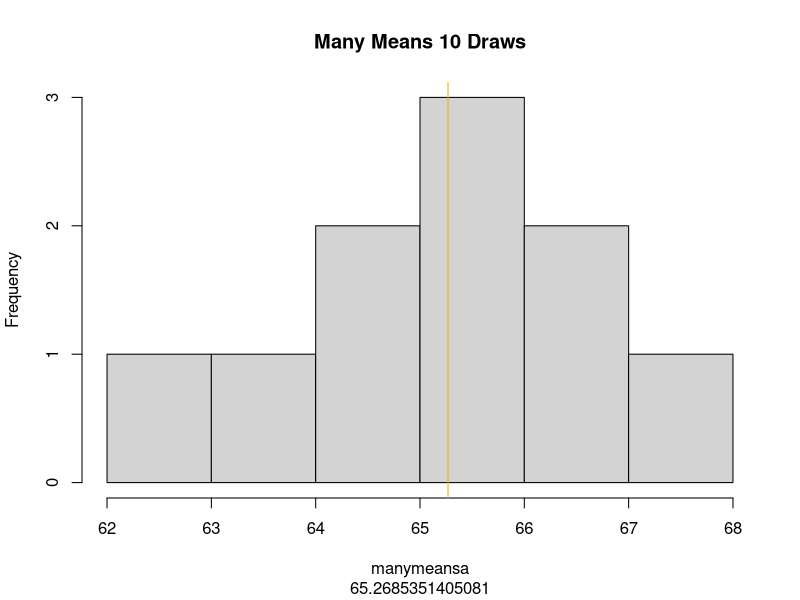
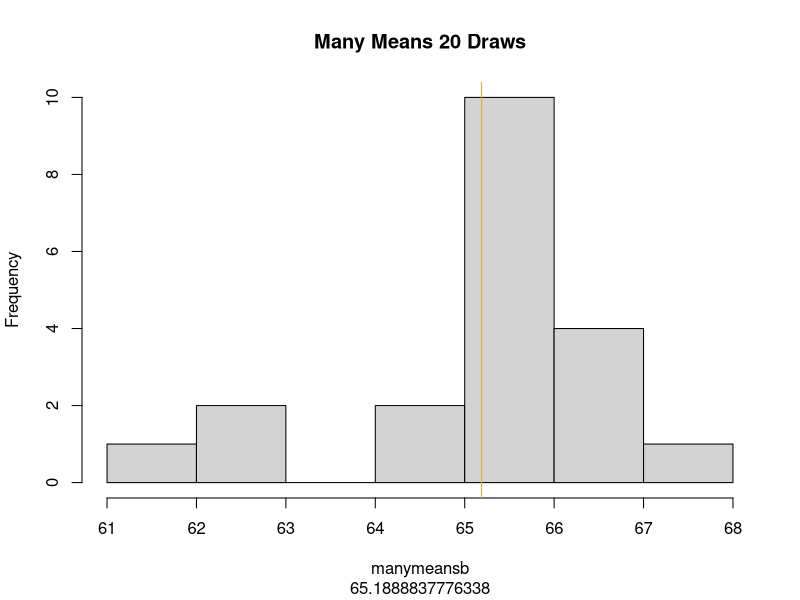
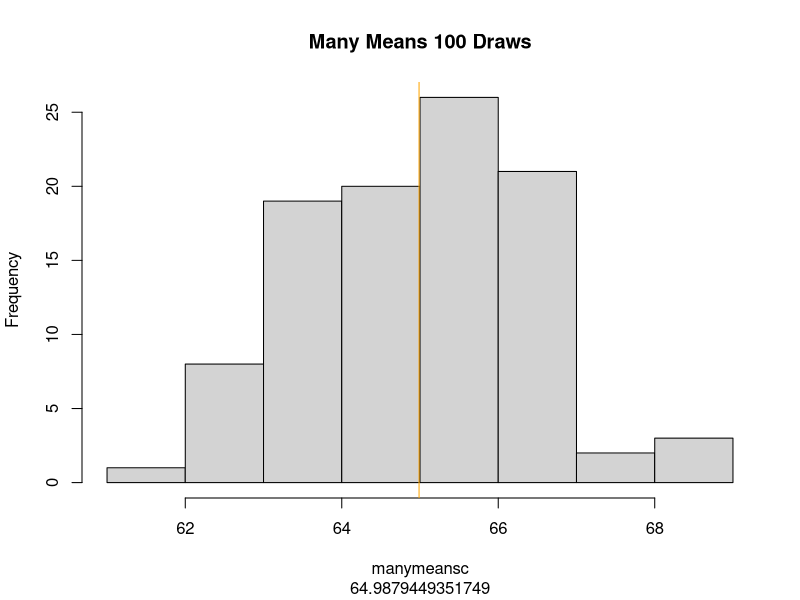
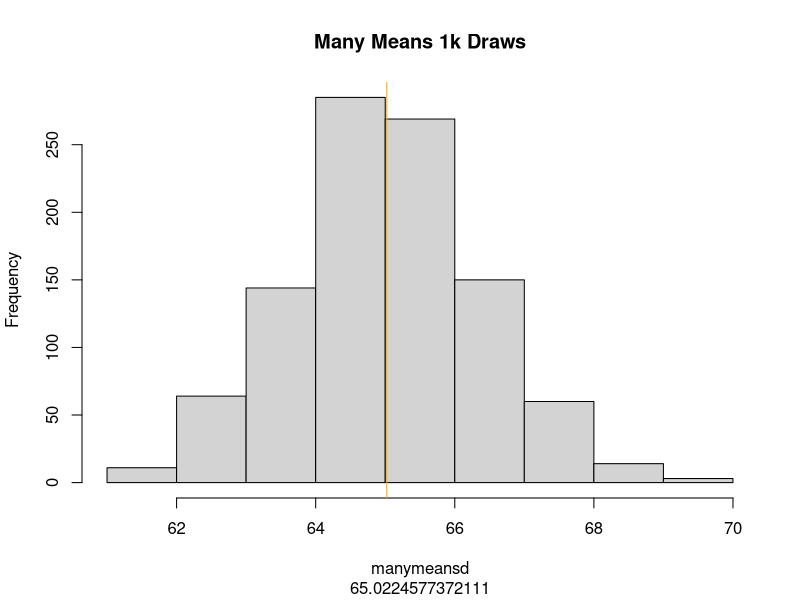
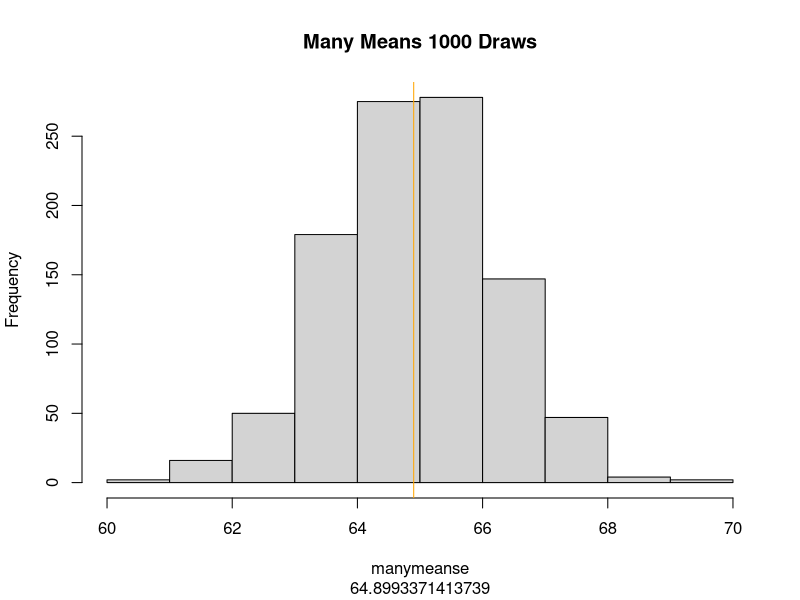
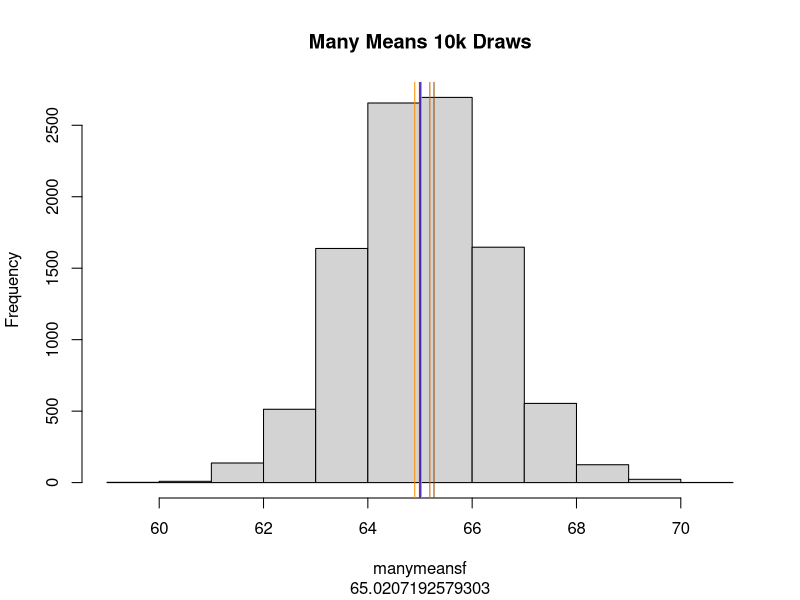

Recreate these plots in R, in order.
## ---- chunk 1
getmean=function(N, mean, sd){
  opinion=rnorm(n = N, mean=mean,sd=sd)
  meanopinion=mean(opinion)
  return(meanopinion)} 
#Building a function in R. This is beyond the scope of the class

manymeansa=replicate(n = 10, getmean(20, mean=65, sd=6))
hist(manymeansa, main="Many Means 10 Draws", sub=mean(manymeansa))
mean(manymeansa)
abline(v=mean(manymeansa), col="orange")

#look with different n
manymeansb=replicate(n = 20, getmean(20, mean=65, sd=6))
hist(manymeansb, main="Many Means 20 Draws", sub=mean(manymeansb))
mean(manymeansb)
abline(v=mean(manymeansb), col="orange")


manymeansc=replicate(n = 100, getmean(20, mean=65, sd=6))
hist(manymeansc, main="Many Means 100 Draws", sub=mean(manymeansc))
mean(manymeansc)
abline(v=mean(manymeansc), col="orange")


manymeansd=replicate(n = 1000, getmean(20, mean=65, sd=6))
hist(manymeansd, main="Many Means 1k Draws", sub=mean(manymeansd))
mean(manymeansd)
abline(v=mean(manymeansd), col="orange")

manymeanse=replicate(n = 1000, getmean(20, mean=65, sd=6))
hist(manymeanse, main="Many Means 1000 Draws", sub=mean(manymeanse))
mean(manymeanse)
abline(v=mean(manymeanse), col="orange")

manymeansf=replicate(n = 10000, getmean(20, mean=65, sd=6))
hist(manymeansf, main="Many Means 10k Draws", sub=mean(manymeansf))
mean(manymeansf)
abline(v=mean(manymeansf), col="orange")

#Larger sample sizes should be closer to "true mean" but still variation
abline(v=65, col="blue")
abline(v=mean(manymeansa), col="darkorange4")
abline(v=mean(manymeansb), col="darkorange3")
abline(v=mean(manymeansc), col="darkorange2")
abline(v=mean(manymeansd), col="darkorange1")
abline(v=mean(manymeanse), col="darkorange")
abline(v=65, col="blue")



mean(manymeansa)
mean(manymeansb)
mean(manymeansc)
mean(manymeansd)
mean(manymeanse)
mean(manymeansf) #as n increases will get closer to true mean

sd(manymeansa) # . . . and sd
sd(manymeansb)
sd(manymeansc)
sd(manymeansd)
sd(manymeanse)
sd(manymeansf)
